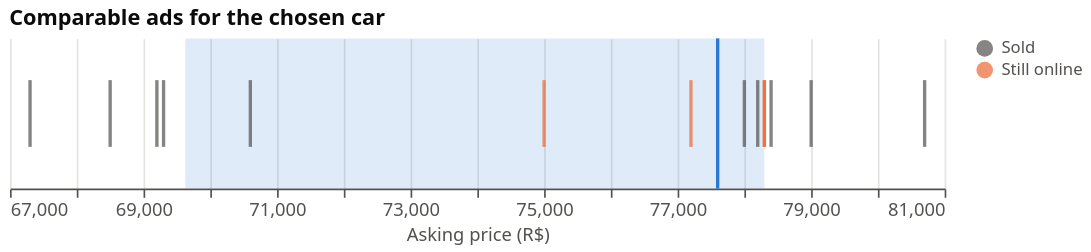

The cell this chart's notebook holds for it:
### Markdown cell above
And what a dealer saw for one car: **pick a car** from the menu under the chart. Each dot is a comparable ad; the band
is the 25th–75th percentile range and the line the median.

### Code cell
cars = priced.groupby("car").filter(lambda d: len(d) >= 12)
car_names = sorted(cars["car"].unique())
choose = alt.param(name="car_pick", value="Chevrolet Onix LTZ 2023" if "Chevrolet Onix LTZ 2023" in car_names else car_names[0],
                   bind=alt.binding_select(options=car_names, name="Car: "))
base = alt.Chart(cars).transform_filter("datum.car == car_pick")
band = base.transform_aggregate(p25="q1(price_brl)", p75="q3(price_brl)", med="median(price_brl)").mark_rect(
    opacity=0.15, color=BLUE).encode(x="p25:Q", x2="p75:Q")
med = base.transform_aggregate(med="median(price_brl)").mark_rule(color=BLUE, strokeWidth=2).encode(x="med:Q")
dots = base.mark_tick(thickness=2, size=40).encode(
    x=alt.X("price_brl:Q", title="Asking price (R$)", scale=alt.Scale(zero=False), axis=alt.Axis(format=",.0f")),
    color=alt.Color("status:N", scale=alt.Scale(domain=["Sold", "Still online"], range=[MUTED, ORANGE]), title=None),
    tooltip=["state", alt.Tooltip("price_brl:Q", format=",.0f"), "days_on_market", "status"],
).transform_calculate(status="datum.is_sold ? 'Sold' : 'Still online'")
(band + med + dots).add_params(choose).properties(width=560, height=90, title="Comparable ads for the chosen car")

### Figure 1 — Vega-Lite specification as saved in the notebook (floating-point values rounded to 4 significant figures; data arrays with more than 128 entries replaced by an {"elided": "..."} marker saying what was removed)
{"config": {"view": {"stroke": null}, "axis": {"gridColor": "#e4e3df", "domainColor": "#52514e", "tickColor": "#52514e", "labelColor": "#52514e", "titleColor": "#52514e", "labelFontSize": 11, "titleFontSize": 11, "titleFontWeight": "normal"}, "legend": {"labelColor": "#52514e", "titleColor": "#52514e"}, "title": {"anchor": "start", "fontSize": 13, "color": "#0b0b0b"}, "font": "system-ui, -apple-system, Segoe UI, sans-serif"}, "layer": [{"mark": {"type": "rect", "color": "#2a78d6", "opacity": 0.15}, "encoding": {"x": {"field": "p25", "type": "quantitative"}, "x2": {"field": "p75"}}, "transform": [{"filter": "datum.car == car_pick"}, {"aggregate": [{"op": "q1", "field": "price_brl", "as": "p25"}, {"op": "q3", "field": "price_brl", "as": "p75"}, {"op": "median", "field": "price_brl", "as": "med"}]}]}, {"mark": {"type": "rule", "color": "#2a78d6", "strokeWidth": 2}, "encoding": {"x": {"field": "med", "type": "quantitative"}}, "transform": [{"filter": "datum.car == car_pick"}, {"aggregate": [{"op": "median", "field": "price_brl", "as": "med"}]}]}, {"mark": {"type": "tick", "size": 40, "thickness": 2}, "encoding": {"color": {"field": "status", "scale": {"domain": ["Sold", "Still online"], "range": ["#52514e", "#eb6834"]}, "title": null, "type": "nominal"}, "tooltip": [{"field": "state", "type": "nominal"}, {"field": "price_brl", "format": ",.0f", "type": "quantitative"}, {"field": "days_on_market", "type": "quantitative"}, {"field": "status", "type": "nominal"}], "x": {"axis": {"format": ",.0f"}, "field": "price_brl", "scale": {"zero": false}, "title": "Asking price (R$)", "type": "quantitative"}}, "transform": [{"filter": "datum.car == car_pick"}, {"calculate": "datum.is_sold ? 'Sold' : 'Still online'", "as": "status"}]}], "data": {"name": "data-521c022e68083bbe5cde96be691342fa"}, "height": 90, "params": [{"name": "car_pick", "bind": {"input": "select", "options": ["Chevrolet Tracker LT 2021", "Chevrolet Tracker LTZ 2021", "Fiat Argo DRIVE 2019", "Fiat Argo DRIVE 2021", "Fiat Argo DRIVE 2022", "Fiat Argo DRIVE 2023", "Fiat Argo DRIVE 2024", "Fiat Argo TREKKING 2021", "Fiat Argo TREKKING 2024", "Hyundai Hb20 PLATINUM 2023", "Jeep Compass LIMITED 2021", "Toyota Corolla GLI 2021", "Toyota Corolla GLI 2024", "Toyota Corolla XEI 2020", "Toyota Corolla XEI 2022", "Volkswagen Polo COMFORTLINE 2019"], "name": "Car: "}, "value": "Chevrolet Tracker LT 2021"}], "title": "Comparable ads for the chosen car", "width": 560, "$schema": "https://vega.github.io/schema/vega-lite/v6.4.1.json", "datasets": {"data-521c022e68083bbe5cde96be691342fa": {"elided": "220 records"}}}
